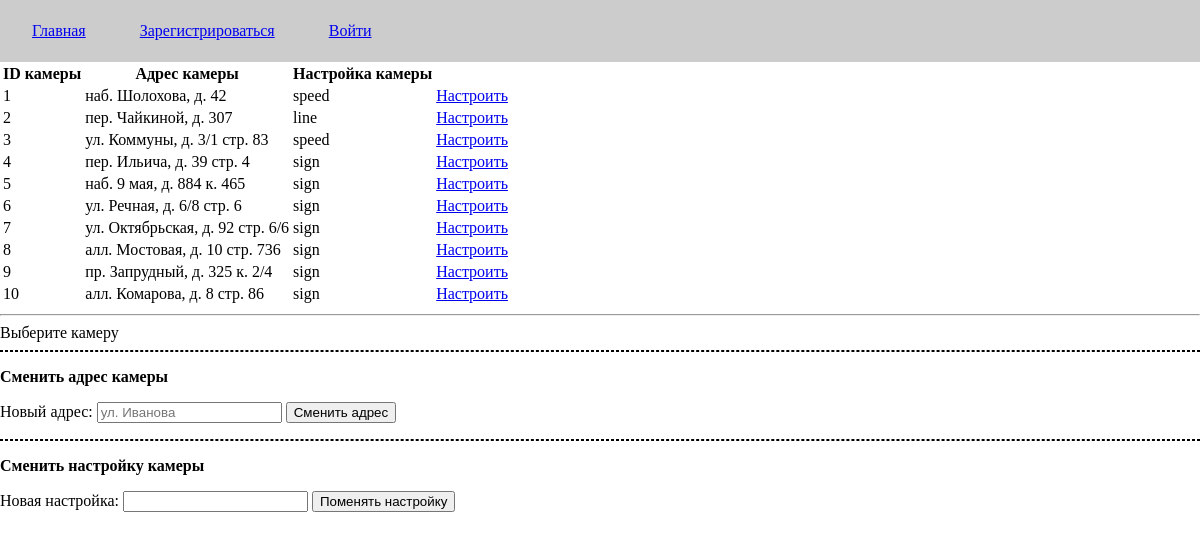
The page /settings/camera_setting.php on the database its author committed.
### tables this page shows
CREATE TABLE IF NOT EXISTS Cameras (
	cameraId int PRIMARY KEY AUTO_INCREMENT,
	address text NOT NULL,
	setting enum('speed','line','sign') NOT NULL
);

### src/models/cameras_model.php (the view, shortened to what this page needs)
<?php
	class Camera {
		function output($flag) {
			global $mysqli;
			switch ($flag) {
				case 'a':
					$db_strings = $mysqli->query("SELECT * FROM Cameras");
					$rows = $db_strings->fetch_all(MYSQLI_ASSOC);
					echo '<table>';
					echo '<tr><th>ID камеры</th><th>Адрес камеры</th><th>Настройка камеры</th></tr>';
					foreach ($rows as $row) {
						echo "<tr>";
						echo "<td>".$row["cameraId"]."</td>";
						echo "<td>".$row["address"]."</td>";
						echo "<td>".$row["setting"]."</td>";
						echo "<td><a href='/settings/camera_setting.php?cameraId=".$row['cameraId']."&address=".$row['address']."&setting=".$row['setting']."'>Настроить</a></td>";
						echo "</tr>";
					}
					echo "</table>";
					break;
				case 'o':
					if (isset($_GET["cameraId"])) {
						$this->setId($_GET["cameraId"]);
						$this->setAddr($_GET["address"]);
						$this->setSetting($_GET["setting"]);
						echo '<table>';
						echo '<tr><th>ID камеры</th><th>Адрес камеры</th><th>Настройка камеры</th></tr>';
						echo "<td>".$this->id."</td>";
						echo "<td>".$this->address."</td>";
						echo "<td>".$this->setting."</td>";
						echo "</table>";
					} else echo 'Выберите камеру';
					break;
			}
		}
	}

### src/templates/header.php (shortened to what this page needs)
<html>
	<head>
		<link rel="stylesheet" href="/styles/main.css">
	</head>
	<body>
		<header class="header">
			<div class="header__content">
				<nav class="navbar">
					<?php
						echo '<a href="/views/index.php" class="nav__item">Главная</a>';
						if (isset($_SESSION['name'])) {
							echo '<a href="/views/view_archive.php" class="nav__item">Архив</a>';
							echo '<a href="/controllers/logout.php" class="nav__item">Выйти из аккаунта</a>';
							echo 'Вы зашли на сайт под именем '.$_SESSION["name"].' с типом доступа <b>'.$_SESSION['prv'].'</b>';
						} else {
							echo '<a href="/views/view_reg.php" class="nav__item">Зарегистрироваться</a>';
							echo '<a href="/views/view_login.php" class="nav__item">Войти</a>';
						}
					?>
				</nav>
			</div>
		</header>

### src/controllers/cameras.php (shortened to what this page needs)
<?php
	include $_SERVER['DOCUMENT_ROOT'].'/controllers/connect.php';
	include $_SERVER['DOCUMENT_ROOT'].'/models/cameras_model.php';
	$camera = new Camera();
	$camera->output('a');
	echo '<hr>';
	$camera->output('o');

### src/settings/camera_setting.php (shortened to what this page needs)
<?php
	include $_SERVER['DOCUMENT_ROOT'].'/templates/header.php';
	include $_SERVER['DOCUMENT_ROOT'].'/controllers/cameras.php';
?>
<hr class="dashed">
<p>Сменить адрес камеры</p>
<form action="" method="post">
	<label>Новый адрес:</label>
	<input name="newAddr" type="text" placeholder="ул. Иванова" required>
	<button type="submit">Сменить адрес</button>
</form>
<hr class="dashed">
<p>Сменить настройку камеры</p>
<form action="" method="post">
	<label>Новая настройка:</label>
	<input list="newSetting" name="newSetting" required>
	<button type="submit">Поменять настройку</button>
</form>
<?php
	include $_SERVER['DOCUMENT_ROOT'].'/templates/footer.php';

### src/templates/footer.php
	</body>
</html>

### src/styles/main.css (style rules this page uses)
body, html { width: 100%; height: 100%; padding: 0; margin: 0; }
.header { background: #ccc; padding: 5px; }
.nav__item { display: inline-block; vertical-align: middle; padding: 15px 25px; margin: 2px; }
p { font-weight: bolder; }
hr.dashed { border-style: dashed; }

### rows shown on the page
cameras: cameraId "1", address "наб. Шолохова, д. 42", setting "speed"
cameras: cameraId "2", address "пер. Чайкиной, д. 307", setting "line"
cameras: cameraId "3", address "ул. Коммуны, д. 3/1 стр. 83", setting "speed"
cameras: cameraId "4", address "пер. Ильича, д. 39 стр. 4", setting "sign"
cameras: cameraId "5", address "наб. 9 мая, д. 884 к. 465", setting "sign"
cameras: cameraId "6", address "ул. Речная, д. 6/8 стр. 6", setting "sign"
cameras: cameraId "7", address "ул. Октябрьская, д. 92 стр. 6/6", setting "sign"
cameras: cameraId "8", address "алл. Мостовая, д. 10 стр. 736", setting "sign"
cameras: cameraId "9", address "пр. Запрудный, д. 325 к. 2/4", setting "sign"
cameras: cameraId "10", address "алл. Комарова, д. 8 стр. 86", setting "sign"
